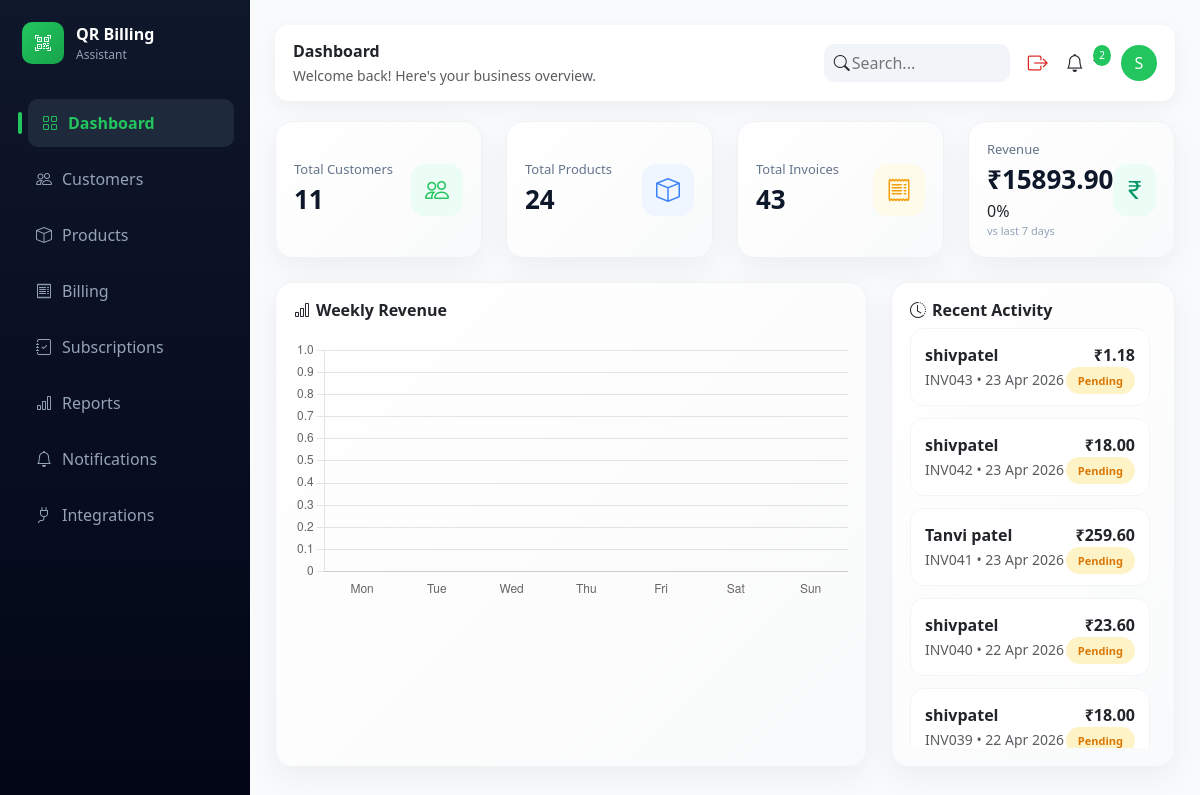
/billing/dashboard/ (signed in), run on an earlier commit of the app's database.
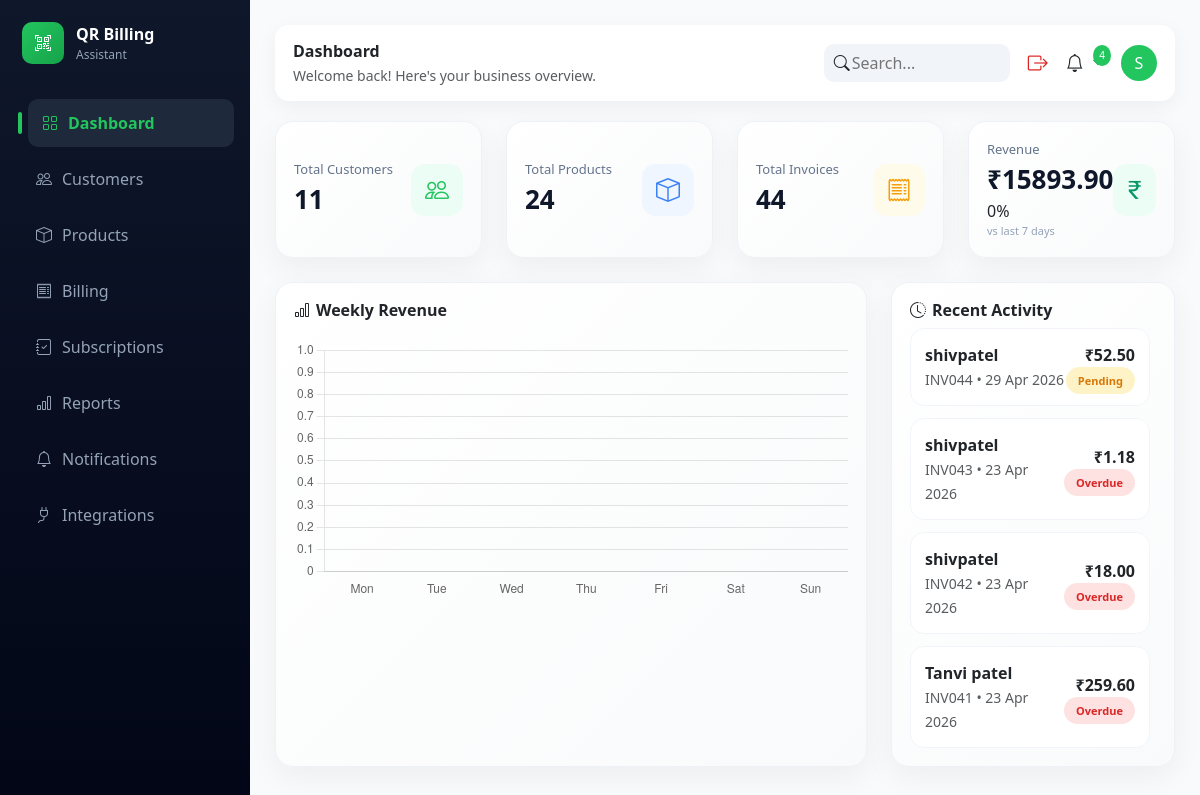
And on a later commit of the database.
### invoice/models.py (models this page shows, shortened)
class Invoice(models.Model):
    PAYMENT_STATUS = [
        ('PAID', 'Paid'),
        ('PENDING', 'Pending'),
        ('OVERDUE', 'Overdue'),
    ]
    INVOICE_TYPE = [
        ("PRODUCT", "Product"),
        ("SUBSCRIPTION", "Subscription"),
    ]
    invoice_number = models.CharField(max_length=20, unique=True, blank=True)
    customer = models.ForeignKey(
        settings.AUTH_USER_MODEL,
        on_delete=models.CASCADE
    )
    subscription = models.ForeignKey(
        Subscription,
        on_delete=models.CASCADE,
        null=True,
        blank=True
    )
    invoice_type = models.CharField(
        max_length=20,
        choices=INVOICE_TYPE,
        default="PRODUCT"
    )
    date = models.DateTimeField(auto_now_add=True)
    total_amount = models.DecimalField(max_digits=10, decimal_places=2, default=0)
    payment_status = models.CharField(
        max_length=20,
        choices=PAYMENT_STATUS,
        default='PENDING'
    )
    razorpay_order_id = models.CharField(max_length=200, blank=True, null=True)
    razorpay_payment_id = models.CharField(max_length=200, blank=True, null=True)

### accounts/models.py (models this page shows, shortened)
class User(AbstractUser):
    USER_TYPE = (
        ('admin', 'Admin'),
        ('customer', 'Customer'),
    )
    user_type = models.CharField(max_length=20, choices=USER_TYPE)
    phone = models.CharField(max_length=15, blank=True, null=True)
    profile_image = models.ImageField(
        upload_to='profile_images/',
        blank=True,
        null=True
    )

### billing/models.py (models this page shows, shortened)
class Customer(models.Model):
    user = models.OneToOneField(
        settings.AUTH_USER_MODEL,
        on_delete=models.CASCADE,
        related_name="customer_profile"
    )
    full_name = models.CharField(max_length=100)
    phone = models.CharField(max_length=15)
    address = models.TextField()

### billing/views.py (the view)
# urls.py: path('dashboard/', admin_dashboard, name='admin_dashboard'),
@login_required
def admin_dashboard(request):
    total_products = Product.objects.count()
    total_customers = Customer.objects.count()
    total_invoices = Invoice.objects.count()
    invoice_revenue = Invoice.objects.filter(
        payment_status="PAID"
    ).aggregate(total=Sum('total_amount'))['total'] or 0
    subscription_revenue = Subscription.objects.filter(
        is_paid=True
    ).aggregate(total=Sum('total_amount'))['total'] or 0
    total_revenue = invoice_revenue + subscription_revenue
    recent_invoices = Invoice.objects.select_related(
        "customer"
    ).order_by("-date")[:5]
    recent_subscriptions = Subscription.objects.select_related(
        "user"
    ).order_by("-id")[:5]
    today = timezone.localdate()
    start_week = today - timedelta(days=today.weekday())
    week_labels = ["Mon","Tue","Wed","Thu","Fri","Sat","Sun"]
    week_data = []
    for i in range(7):
        day = start_week + timedelta(days=i)
        next_day = day + timedelta(days=1)
        invoice_rev = Invoice.objects.filter(
            date__date=day,
            payment_status="PAID"
        ).aggregate(total=Sum('total_amount'))['total'] or 0
        subscription_rev = Subscription.objects.filter(
            start_date=day,
            is_paid=True
        ).aggregate(total=Sum('total_amount'))['total'] or 0
        total_day = invoice_rev + subscription_rev
        week_data.append(float(total_day))
    now = timezone.now()
    last_7_days = now - timedelta(days=7)
    prev_7_days = now - timedelta(days=14)
    current_invoice = Invoice.objects.filter(
        date__gte=last_7_days,
        payment_status="PAID"
    ).aggregate(total=Sum('total_amount'))['total'] or 0
    current_sub = Subscription.objects.filter(
        start_date__gte=last_7_days.date(),
        is_paid=True
    ).aggregate(total=Sum('total_amount'))['total'] or 0
    previous_invoice = Invoice.objects.filter(
        date__gte=prev_7_days,
        date__lt=last_7_days,
        payment_status="PAID"
    ).aggregate(total=Sum('total_amount'))['total'] or 0
    previous_sub = Subscription.objects.filter(
        start_date__gte=prev_7_days.date(),
        start_date__lt=last_7_days.date(),
        is_paid=True
    ).aggregate(total=Sum('total_amount'))['total'] or 0
    current_total = current_invoice + current_sub
    previous_total = previous_invoice + previous_sub
    if previous_total > 0:
        growth = ((current_total - previous_total) / previous_total) * 100
    else:
        growth = 0
    unread_notifications = Notification.objects.filter(
        user=request.user,
        is_read=False
    ).count()
    latest_notifications = Notification.objects.filter(
        user=request.user
    ).order_by('-created_at')[:5]
    context = {
        'total_products': total_products,
        'total_customers': total_customers,
        'total_invoices': total_invoices,
        'total_revenue': total_revenue,
        'recent_invoices': recent_invoices,
        'recent_subscriptions': recent_subscriptions,
        'week_labels': week_labels,
        'week_data': week_data,
        'growth': round(growth, 2),
        'unread_notifications': unread_notifications,
        'latest_notifications': latest_notifications,
        'page_title': 'Dashboard',
        'page_subtitle': "Welcome back! Here's your business overview.",
    }
    return render(request, 'dashboard/admin_dashboard.html', context)

### notifications/context_processors.py (called while the page is built)
def notification_data(request):
    if request.user.is_authenticated:
        latest_notifications = Notification.objects.filter(
            user=request.user
        ).order_by('-created_at')[:5]
        unread_notifications = Notification.objects.filter(
            user=request.user,
            is_read=False
        ).count()
    else:
        latest_notifications = []
        unread_notifications = 0
    return {
        'latest_notifications': latest_notifications,
        'unread_notifications': unread_notifications
    }

### billing/templates/dashboard/admin_dashboard.html (shortened to what this page needs)
{% extends "dashboard/base.html" %}
{% block content %}
<div class="row g-4 mb-4">
<div class="col-md-3">
<div class="dashboard-card d-flex justify-content-between align-items-center">
<div>
<div class="card-title">Total Customers</div>
<div class="card-value">{{ total_customers }}</div>
</div>
<div class="icon-box icon-green"><i class="bi bi-people fs-4"></i></div>
</div>
</div>
<div class="col-md-3">
<div class="dashboard-card d-flex justify-content-between align-items-center">
<div>
<div class="card-title">Total Products</div>
<div class="card-value">{{ total_products }}</div>
</div>
<div class="icon-box icon-blue"><i class="bi bi-box fs-4"></i></div>
</div>
</div>
<div class="col-md-3">
<div class="dashboard-card d-flex justify-content-between align-items-center">
<div>
<div class="card-title">Total Invoices</div>
<div class="card-value">{{ total_invoices }}</div>
</div>
<div class="icon-box icon-yellow"><i class="bi bi-receipt fs-4"></i></div>
</div>
</div>
<div class="col-md-3">
<div class="dashboard-card d-flex justify-content-between align-items-center">
<div>
<div class="card-title">Revenue</div>
<div class="card-value">₹{{ total_revenue|floatformat:2 }}</div>
<div class="growth-box">
{% if growth > 0 %}
<span class="growth-up">▲ +{{ growth }}%</span>
{% elif growth < 0 %}
<span class="growth-down">▼ {{ growth }}%</span>
{% else %}
<span>0%</span>
{% endif %}
</div>
<div class="sub-text">vs last 7 days</div>
</div>
<div class="icon-box icon-emerald">
<i class="bi bi-currency-rupee fs-4"></i>
</div>
</div>
</div>
</div>
<div class="row g-4">
<div class="col-md-8">
<div class="dashboard-card">
<h6 class="section-title">
<i class="bi bi-bar-chart"></i>
Weekly Revenue
</h6>
<div class="chart-container">
<canvas id="revenueChart"></canvas>
</div>
</div>
</div>
<div class="col-md-4">
<div class="dashboard-card">
<h6 class="section-title">
<i class="bi bi-clock-history"></i>
Recent Activity
</h6>
<div class="activity-scroll">
{% for invoice in recent_invoices %}
<div class="invoice-item">
<div>
<strong>
{{ invoice.customer.customer_profile.full_name|default:invoice.customer.username }}
</strong><br>
<small class="text-muted">
{{ invoice.invoice_number }} • {{ invoice.date|date:"d M Y" }}
</small>
</div>
<div class="text-end">
<div class="fw-bold">₹{{ invoice.total_amount }}</div>
{% if invoice.payment_status == "PAID" %}
<span class="status-badge paid">Paid</span>
{% elif invoice.payment_status == "PENDING" %}
<span class="status-badge pending">Pending</span>
{% elif invoice.payment_status == "OVERDUE" %}
<span class="status-badge overdue">Overdue</span>
{% endif %}
</div>
</div>
{% endfor %}
</div>
</div>
</div>
</div>
<script>
document.addEventListener("DOMContentLoaded", function(){
const ctx = document.getElementById("revenueChart");
if(ctx){
const context = ctx.getContext("2d");
const gradient = context.createLinearGradient(0, 0, 0, 300);
gradient.addColorStop(0, "rgba(59,130,246,0.9)");
gradient.addColorStop(0.5, "rgba(16,185,129,0.8)");
gradient.addColorStop(1, "rgba(59,130,246,0.3)");
new Chart(ctx,{
type:"bar",
data:{
labels: {{ week_labels|safe }},
datasets:[{
label:"Revenue",
data: {{ week_data|safe }},
backgroundColor: gradient,
borderRadius: 10,
borderSkipped: false,
}]
},
options:{
responsive:true,
maintainAspectRatio:false,
plugins:{legend:{display:false}},
scales:{
y:{beginAtZero:true},
x:{grid:{display:false}}
}
}
});
}
});
</script>
{% endblock %}

### billing/templates/dashboard/base.html (shortened to what this page needs)
{% load static %}
<!DOCTYPE html>
<html>
<head>
<link href="https://cdn.jsdelivr.net/npm/bootstrap@5.3.2/dist/css/bootstrap.min.css" rel="stylesheet">
<link href="https://cdn.jsdelivr.net/npm/bootstrap-icons@1.11.3/font/bootstrap-icons.css" rel="stylesheet">
</head>
<body>
<div class="sidebar">
<div class="logo">
<div class="logo-box"><i class="bi bi-qr-code-scan"></i></div>
<div>
<div class="logo-title">QR Billing</div>
<div class="logo-sub">Assistant</div>
</div>
</div>
<a href="{% url 'admin_dashboard' %}" class="nav-link {% if request.resolver_match.url_name == 'admin_dashboard' %}active{% endif %}">
<i class="bi bi-grid"></i> Dashboard
</a>
<a href="{% url 'admin_customers' %}" class="nav-link {% if request.resolver_match.url_name == 'admin_customers' %}active{% endif %}">
<i class="bi bi-people"></i> Customers
</a>
<a href="{% url 'admin_products' %}" class="nav-link {% if request.resolver_match.url_name == 'admin_products' %}active{% endif %}">
<i class="bi bi-box"></i> Products
</a>
<a href="{% url 'invoice_list' %}" class="nav-link {% if request.resolver_match.url_name == 'invoice_list' %}active{% endif %}">
<i class="bi bi-receipt"></i> Billing
</a>
<a href="{% url 'subscription_page' %}"
   class="nav-link {% if 'subscription' in request.resolver_match.url_name %}active{% endif %}">
   <i class="bi bi-journal-check"></i> Subscriptions
</a>
<a href="{% url 'reports' %}" class="nav-link {% if 'report' in request.resolver_match.url_name %}active{% endif %}">
<i class="bi bi-bar-chart"></i> Reports
</a>
<a href="{% url 'notifications' %}" class="nav-link {% if 'notification' in request.resolver_match.url_name %}active{% endif %}">
<i class="bi bi-bell"></i> Notifications
</a>
<a href="{% url 'integrations_page' %}"
   class="nav-link {% if request.resolver_match.url_name == 'integrations_page' %}active{% endif %}">
   <i class="bi bi-plug"></i> Integrations
</a>
</div>
<div class="main">
<div class="topbar">
<div>
<strong>{{ page_title }}</strong><br>
<small class="text-muted">{{ page_subtitle }}</small>
</div>
<div class="topbar-right">
<form method="GET" action="{% url 'global_search' %}" class="search-box">
<i class="bi bi-search"></i>
<input type="text" name="q" placeholder="Search...">
</form>
<a href="{% url 'logout' %}">
<i class="bi bi-box-arrow-right logout-icon"></i>
</a>
<div class="dropdown">
    <a href="{% url 'notifications' %}"
       class="icon-btn dropdown-toggle text-dark text-decoration-none"
       data-bs-toggle="dropdown"
       onclick="event.preventDefault();">
        <i class="bi bi-bell"></i>
       {% if unread_notifications > 0 %}
        <span class="notification-badge">{{ unread_notifications }}</span>
        {% endif %}
    </a>
</div>
<div style="position:relative">
<div class="profile-circle" onclick="toggleMenu()">
{{ request.user.username|first|upper }}
</div>
</div>
</div>
</div>
{% block content %}{% endblock %}
</div>
</body>
</html>

What changed in the data, as far as the page shows it:
no longer on this page (row edited): Invoice: customer.customer_profile.full_name "shivpatel", invoice_number "INV040", date "22 Apr 2026", total_amount "23.60", payment_status "Pending"
no longer on this page (row edited): Invoice: customer.customer_profile.full_name "shivpatel", invoice_number "INV039", date "22 Apr 2026", total_amount "18.00", payment_status "Pending"
added Invoice: customer.customer_profile.full_name "shivpatel", invoice_number "INV044", date "29 Apr 2026", total_amount "52.50", payment_status "Pending"
changed Invoice "INV043": payment_status "Pending" → "Overdue"
changed Invoice "INV042": payment_status "Pending" → "Overdue"
changed Invoice "INV041": payment_status "Pending" → "Overdue"
Also different on the page:
{{ unread_notifications }}: "2" → "4"
{{ total_invoices }}: "43" → "44"
